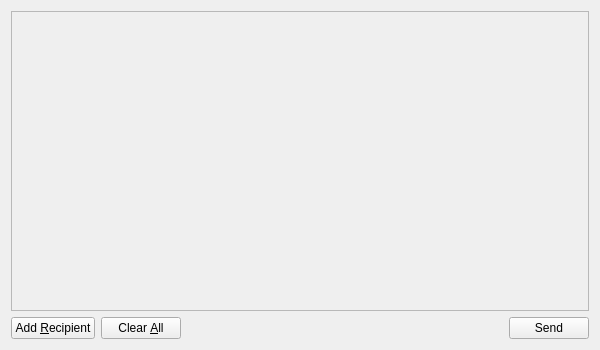
<?xml version="1.0" encoding="UTF-8"?>
<ui version="4.0">
 <class>Form</class>
 <widget class="QWidget" name="Form">
  <property name="geometry">
   <rect>
    <x>0</x>
    <y>0</y>
    <width>600</width>
    <height>350</height>
   </rect>
  </property>
  <property name="windowTitle">
   <string>Form</string>
  </property>
  <layout class="QVBoxLayout" name="topLayout">
   <item>
    <widget class="QScrollArea" name="scrollArea">
     <property name="widgetResizable">
      <bool>true</bool>
     </property>
     <widget class="QWidget" name="scrollAreaWidgetContents">
      <property name="geometry">
       <rect>
        <x>0</x>
        <y>0</y>
        <width>584</width>
        <height>303</height>
       </rect>
      </property>
      <layout class="QVBoxLayout" name="topLayout" stretch="0,1">
       <property name="margin">
        <number>2</number>
       </property>
       <item>
        <layout class="QVBoxLayout" name="entries"/>
       </item>
       <item>
        <spacer name="verticalSpacer">
         <property name="orientation">
          <enum>Qt::Vertical</enum>
         </property>
         <property name="sizeType">
          <enum>QSizePolicy::Expanding</enum>
         </property>
         <property name="sizeHint" stdset="0">
          <size>
           <width>20</width>
           <height>40</height>
          </size>
         </property>
        </spacer>
       </item>
      </layout>
     </widget>
    </widget>
   </item>
   <item>
    <layout class="QHBoxLayout" name="horizontalLayout">
     <item>
      <widget class="QPushButton" name="btnAddRecipient">
       <property name="text">
        <string>Add &amp;Recipient</string>
       </property>
      </widget>
     </item>
     <item>
      <widget class="QPushButton" name="btnClearAll">
       <property name="text">
        <string>Clear &amp;All</string>
       </property>
      </widget>
     </item>
     <item>
      <spacer name="horizontalSpacer">
       <property name="orientation">
        <enum>Qt::Horizontal</enum>
       </property>
       <property name="sizeHint" stdset="0">
        <size>
         <width>40</width>
         <height>20</height>
        </size>
       </property>
      </spacer>
     </item>
     <item>
      <widget class="QPushButton" name="btnSend">
       <property name="text">
        <string>Send</string>
       </property>
      </widget>
     </item>
    </layout>
   </item>
  </layout>
 </widget>
 <tabstops>
  <tabstop>scrollArea</tabstop>
  <tabstop>btnAddRecipient</tabstop>
  <tabstop>btnClearAll</tabstop>
  <tabstop>btnSend</tabstop>
 </tabstops>
 <resources/>
 <connections/>
</ui>
